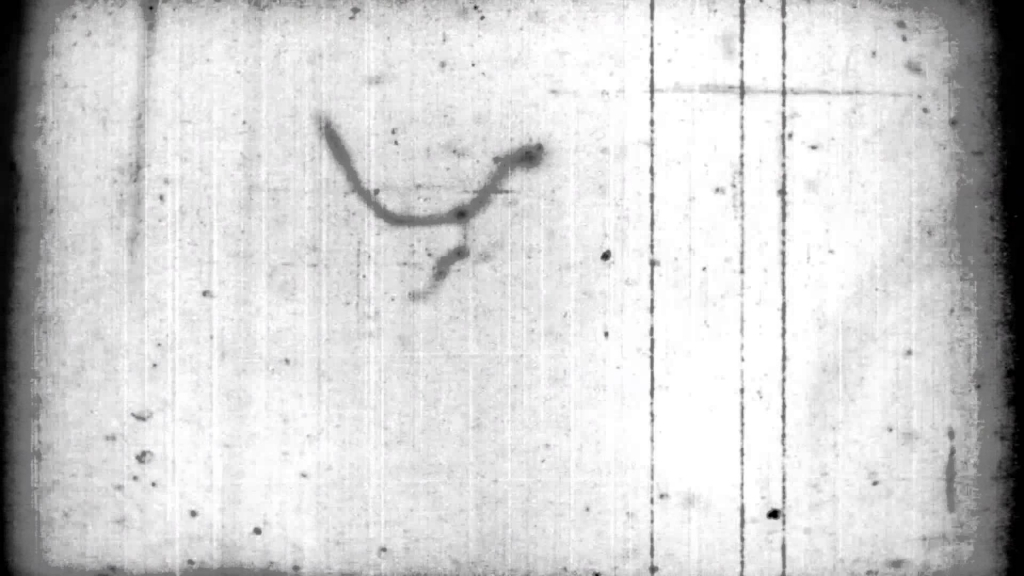
#> input picture Ano_1/LabI/Projeto Final - Moura/repositoryContent/ImageEditor/textures/texture_old_film.jpg, 1024 x 576 px
$ python imageMenu.py textures/texture_old_film.jpg textures/texture_pencil1.jpg
#> lines starting #> are read from the running program, lines starting #| are printed output that depends on the picture
#> in prepare_image, im is the input picture: PIL image 1024x576 RGB; mean R, G, B 210.3, 210.3, 210.3
### Ano_1/LabI/Projeto Final - Moura/repositoryContent/ImageEditor/effects.py
#encoding=utf-8

from PIL import Image
import math

#####################################
### Basic Image Edition Functions ###
#####################################

""" This file contains all the effects that apply one single visual change to the image.
    The objective is to make as much effects as possible by manipulationg pixels directly,
    avoiding as much as possible to use Pillow library of custom effects.
    Still, Pillow functions will be left commented for comparison purposes."""


# [13 lines left out: function thumbnail, not called in this run]


def standard_format(im, option):
    """Auxiliar function - resizes and crops all received images to meet project specifications (using biggest area possible) - 640x480"""
    width, height = im.size
#> width = 1024; height = 576
    # if image as the correct ratio, keeps same orientation
    if option == 1:
        if width > height:
            dimension = (640, 480)
        else:
            dimension = (480, 640)
        im = im.resize(dimension, resample = Image.LANCZOS)
        im.convert("RGB")
        return im
    # if image has incorrect ratio, keeps same orientation
    if option == 2:
        ratio = float(width/height)
#> ratio = 1.78
        if (width >= height):
            if ratio < float(4/3):
                new_height = width*3/4
                im = crop(im, 0, int((height-new_height)/2), width, int((height+new_height)/2))
            if ratio > float(4/3):
                new_width = height*4/3
#> new_width = 768
                im = crop(im, int((width-new_width)/2), 0, int((width+new_width)/2), height)
            im = resize_wh(im, 640, 480)
        else:
            if ratio < float(3/4):
                new_height = width*4/3
                im = crop(im, 0, int((height-new_height)/2), width, int((height+new_height)/2))
            if ratio > float(3/4):
                new_width = height*3/4
                im = crop(im, int((width-new_width)/2), 0, int((width+new_width)/2), height)
            im = resize_wh(im, 480, 640)
        return im


def resize_wh(im, width, height):
    """Auxiliar function - Resizes image to new width and height. Avoids calculating dimention in each effect"""
    dimension = ( int(width), int(height) )
    im = im.resize(dimension, resample = Image.LANCZOS)
    return im


# [5 lines left out: function resize_nearest, not called in this run]


def crop(im, left, top, right, bottom):
    """Auxiliar function - Crops image in box in given coordinates"""
    # Pillow alernative: im = im.crop( (left, upper, right, lower) )
    width, height = im.size
#> width = 1024; height = 576
    new_width = right - left
#> new_width = 768
    new_height = bottom - top
#> new_height = 576
    new_im = Image.new(im.mode, (new_width, new_height))
#> new_im: PIL image 768x576 RGB; every value is 0
    for x in range(left, right):
        for y in range(top, bottom):
            p = im.getpixel( (x,y) )
            new_im.putpixel( (x-left, y-top), (p[0], p[1], p[2]) )
    return new_im


# [375 lines left out: functions rotate, contrast, saturation, luminosity, change_2bpp, change_3bpp and 12 more, not called in this run]

### Ano_1/LabI/Projeto Final - Moura/repositoryContent/ImageEditor/imageMenu.py
#encoding=utf-8

import sys
import os
import time
from PIL import ExifTags, Image
from ImageEditor.effects import *
from ImageEditor.filters import *
from ImageEditor.textEditor import *


def run_option(path, option, text=None, im=None):
    """Runs choosen effect or filter option. Returns result of functions (allways an image, except for option 1)"""
    if im == None:
        im = prepare_image(path)
#> in standard_format, `im = crop(im, int((width-new_width)/2), 0, int((width+new_width)/2), h..`:
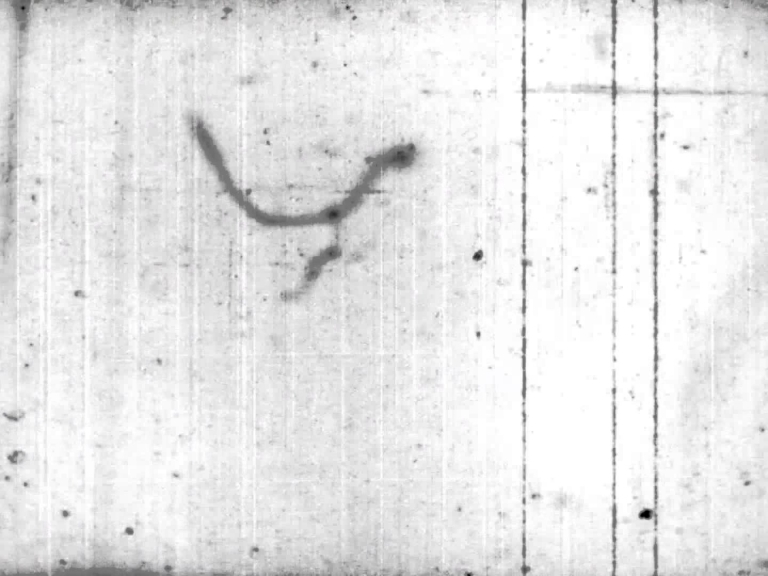
#> im: PIL image 768x576 RGB; mean R, G, B 230.9, 230.9, 231
#> in resize_wh, `dimension = ( int(width), int(height) )`: dimension = (640, 480)

    ###########################################################################
    #                               THE MENU                                  #
    ###########################################################################

    ### EFFECTS ###

    if option == 1:
        """returns list of thumbnails with all effects and filters applied"""
        return (im, dic_thumbnails(im))

    elif option == 2:  # rotates images 90 degrees clockwise
        return rotate(im)

    elif option == 3:  # more contrast
        return contrast(im, 1.5)

    elif option == 4:  # less contrast
        return contrast(im, 0.5)

    elif option == 5:
        return saturation(im, 1.5)

    elif option == 6:
        return saturation(im, 0.5)

    elif option == 7:
        return luminosity(im, 1.5)

    elif option == 8:
        return luminosity(im, 0.8)

    elif option == 9:
        return change_2bpp(im)

    elif option == 10:
        return blur(im, 2)

    elif option == 11:
        return negative(im)

    elif option == 12:
        return black_white(im)

    elif option == 13:
        return sepia(im)

    elif option == 14:
        return is_edge(im, 17)

    ### FILTERS ###

    elif option == 21:
        return old_photo(im)

    elif option == 22:
        return pencil_draw(im)

    elif option == 23:
        return color_draw(im)

    elif option == 24:
        return circles_black(im)

    elif option == 25:
        return circles_white(im)

    ### MEMES ###

    elif option == 31:
        return text_editor(im, text, "top", "meme")

    elif option == 32:
        return text_editor(im, text, "center", "meme")

    elif option == 33:
        return text_editor(im, text, "bottom", "meme")

    elif option == 34:
        return text_editor(im, text, "mix", "meme")

    elif option == 35:
        return text_editor(im, text, "top", "shaded snap")

    elif option == 36:
        return text_editor(im, text, "center", "shaded snap")

    elif option == 37:
        return text_editor(im, text, "bottom", "shaded snap")

    elif option == 38:
        return text_editor(im, text, "mix", "shaded snap")

    elif option == 39:
        return text_editor(im, text, "top", "solid snap")

    elif option == 40:
        return text_editor(im, text, "center", "solid snap")

    elif option == 41:
        return text_editor(im, text, "bottom", "solid snap")

    elif option == 42:
        return text_editor(im, text, "mix", "solid snap")


    ### CONTROLS ###

    # for use of stand alone simpleImageEditor.py
    elif option == 0:
        filename = str(time.time())+".jpg"
        im.save(filename, quality = 100)
        exit(0)

    else:
        print ("Wrong option. Option has to be a valid number")

#                                                                       #
##                             END MENU                                ##
#########################################################################


def dic_thumbnails(im):
    tn = []
    t = thumbnail(im)
    # append effects
    #tn.append({"crop": crop(t, 0, 0, 25, 25)})
    tn.append({"rotate": rotate(t)})
    tn.append({"moreContrast": contrast(t, 2)})
    tn.append({"lessContrast": contrast(t, 0.5)})
    tn.append({"moreSaturation": saturation(t, 2)})
    tn.append({"lessSaturation": saturation(t, 0.5)})
    tn.append({"moreLuminosity": luminosity(t, 2)})
    tn.append({"lessLuminosity": luminosity(t, 0.5)})
    tn.append({"change_2bpp": change_2bpp(t)})
    tn.append({"blur": blur(blur(t,2),2)})
    tn.append({"negative": negative(t)})
    tn.append({"blackWhite": black_white(t)})
    tn.append({"sepia": sepia(t)})
    tn.append({"isEdge": is_edge(t,17)})

    # append filterss
    tn.append({"oldPhoto": old_photo(t)})
    tn.append({"pencilDraw": pencil_draw(t)})
    tn.append({"colorDraw": color_draw(t)})
    tn.append({"circlesBlack": circles_black(t)})
    tn.append({"circlesWhite": circles_white(t)})

    return tn
def prepare_image(path):
    im = Image.open(path)
    width, height = im.size # by default (tags may exist, but not contain width and height)
    # tries to get correct width and height from image info
    try:
        tags = im._getexif()
        for k,v in tags.items():
            #print (str(ExifTags.TAGS[k])+" : "+str(v))
            if k == "ExifImageWidth":
                width = v
            if k == "ExifImageHeight":
                height = v
#> this loop made 0 passes
    except:
        pass

    # formats image to standard, if image does not meet project specifications and option is not to create thumbnails
    if (width/height) == (4/3) or (width/height) == (3/4):
        im = standard_format(im,1)
    else:
        im = standard_format(im,2)
    return im


if __name__ == "__main__":
    run_option(sys.argv[1], sys.argv[2])
